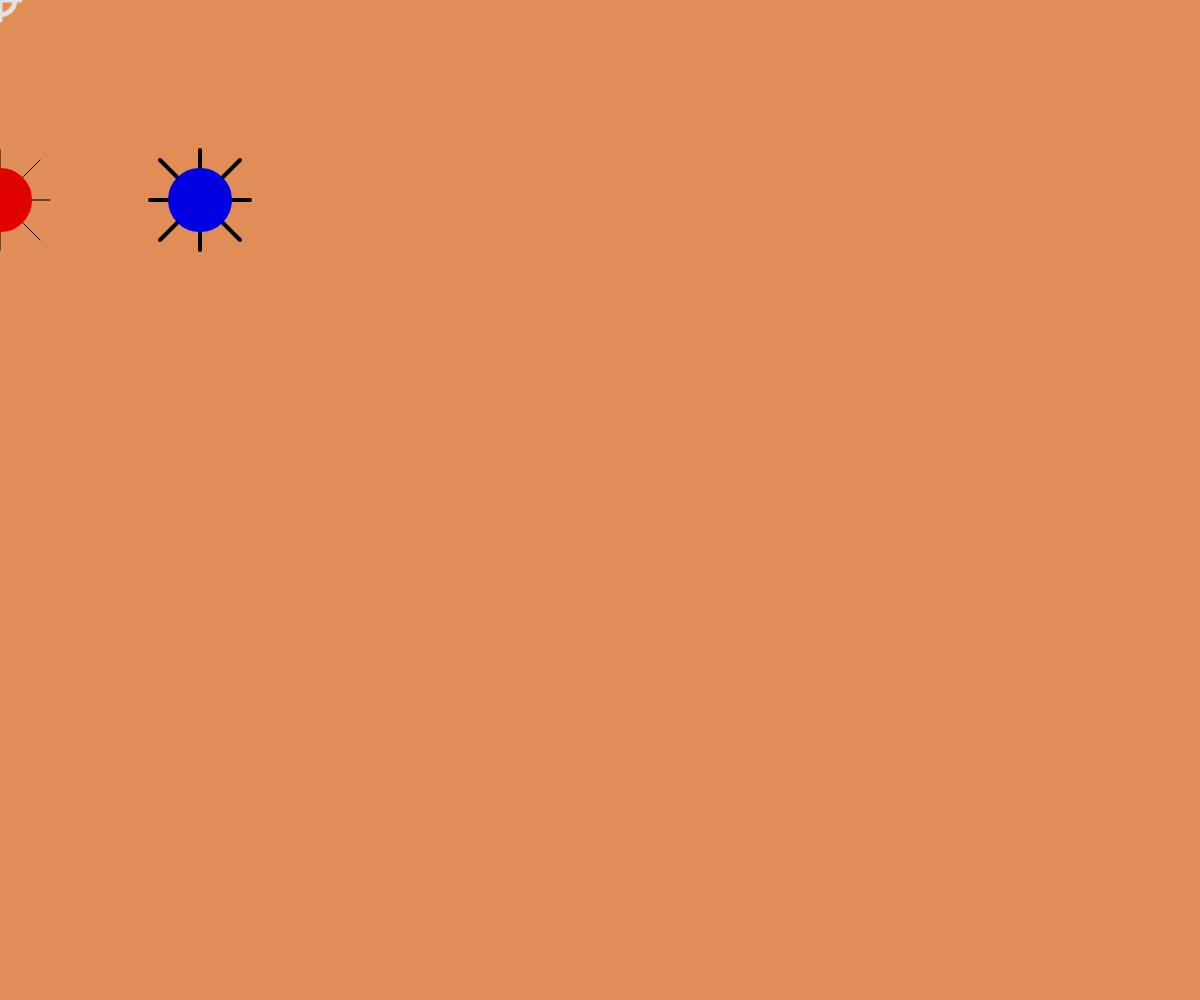
Frame 1 (no input)
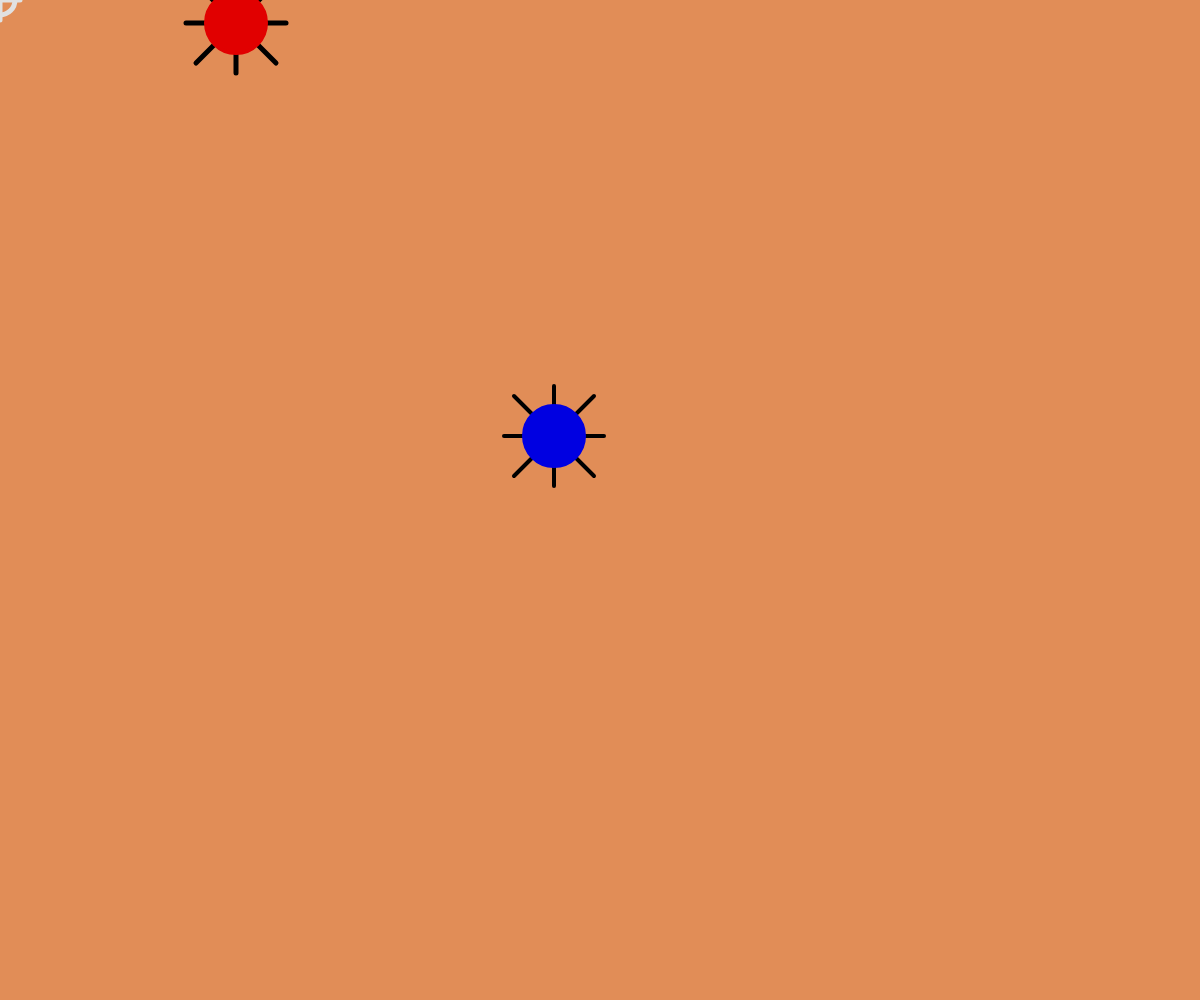
Frame 60 (no input)
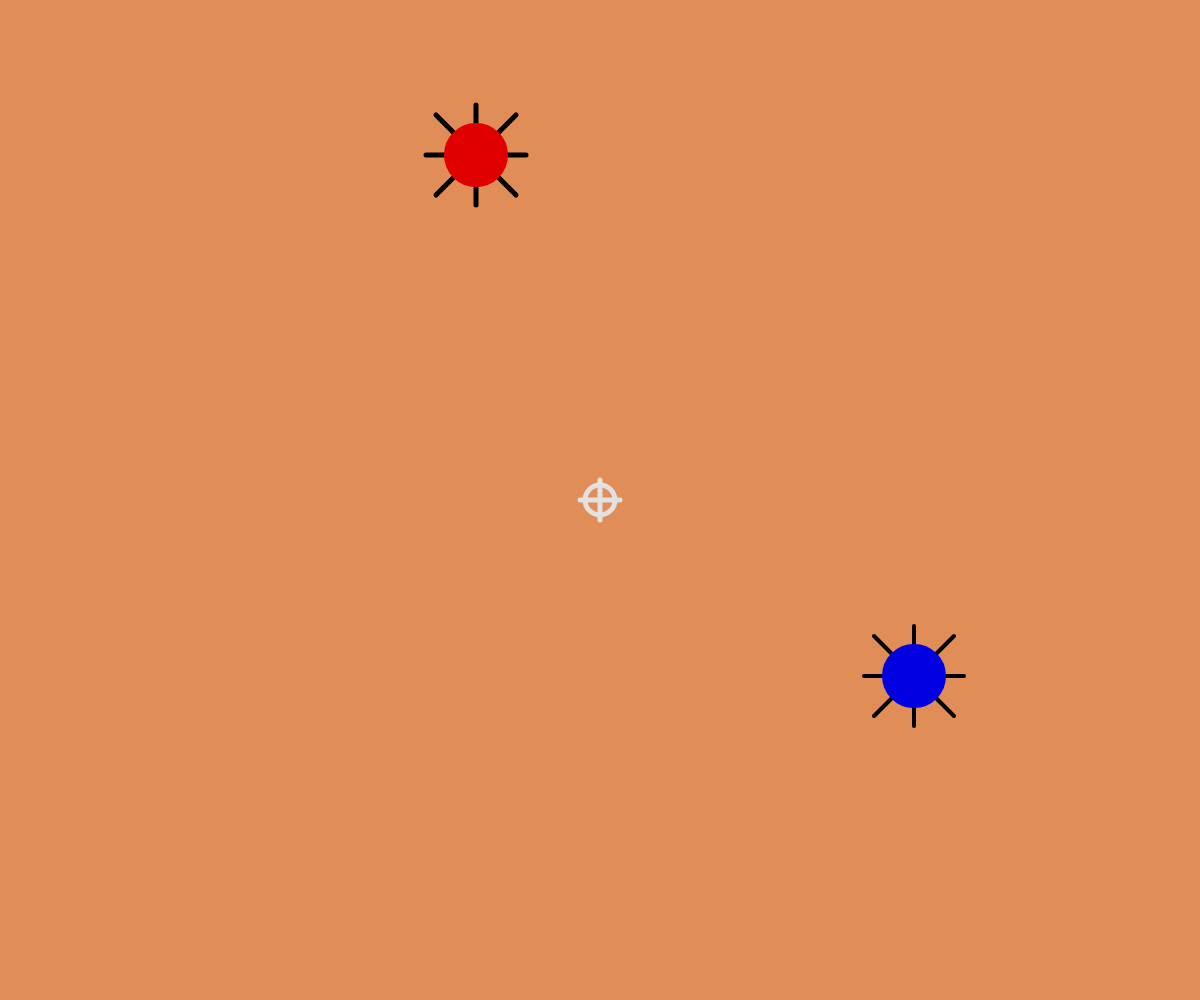
Frame 120 (the mouse pressed at the canvas centre since frame 60)

The p5.js sketch that drew these frames (run headless with seeded random() and noise() and a simulated clock; from frame 60 on, the mouse is pressed at the canvas centre):

// p5.js sketch
// ── sketch.js
var annoying = {
  x: 00,
  y: 200,
  xspeed: 4,
  yspeed: -3
}
var a = {
  x: 200,
  y: 200,
  xs: 6,
  ys: 4
}

function setup() {
  createCanvas(windowWidth, windowHeight);
}

function draw() {
  background(225, 141, 87);
  hat()
  dash()
  bonk()
  bal()
  al()
  b2()
  stroke(225)
  strokeWeight(5)
  noFill()
  noCursor()
  circle(mouseX, mouseY, 30)
  line(mouseX, mouseY, mouseX + 20, mouseY)
  line(mouseX, mouseY, mouseX - 20, mouseY)
  line(mouseX, mouseY, mouseX, mouseY + 20)
  line(mouseX, mouseY, mouseX, mouseY - 20)
}

function hat() {
  stroke(0)
  line(annoying.x, annoying.y, annoying.x + 40, annoying.y + 40)
  line(annoying.x, annoying.y, annoying.x + 40, annoying.y - 40)
  line(annoying.x, annoying.y, annoying.x - 40, annoying.y + 40)
  line(annoying.x, annoying.y, annoying.x - 40, annoying.y - 40)
  line(annoying.x, annoying.y, annoying.x, annoying.y + 50)
  line(annoying.x, annoying.y, annoying.x, annoying.y - 50)
  line(annoying.x, annoying.y, annoying.x + 50, annoying.y)
  line(annoying.x, annoying.y, annoying.x - 50, annoying.y)
  stroke(225, 0, 0)
  strokeWeight(4)
  fill(225, 0, 0)
  ellipse(annoying.x, annoying.y, 60, 60)
}

function dash() {
  annoying.x = annoying.x + annoying.xspeed;
  annoying.y = annoying.y + annoying.yspeed;
}

function bonk() {
  if (annoying.x > width || annoying.x < 0) {
    annoying.xspeed = annoying.xspeed * -1
  }
  if (annoying.y > height || annoying.y < 0) {
    annoying.yspeed = annoying.yspeed * -1
  }
}


function bal() {
  stroke(0)
  line(a.x, a.y, a.x + 40, a.y + 40)
  line(a.x, a.y, a.x + 40, a.y - 40)
  line(a.x, a.y, a.x - 40, a.y + 40)
  line(a.x, a.y, a.x - 40, a.y - 40)
  line(a.x, a.y, a.x, a.y + 50)
  line(a.x, a.y, a.x, a.y - 50)
  line(a.x, a.y, a.x + 50, a.y)
  line(a.x, a.y, a.x - 50, a.y)
  stroke(0, 0, 225)
  strokeWeight(4)
  fill(0, 0, 225)
  ellipse(a.x, a.y, 60, 60)
}
function al() {
  a.x = a.x + a.xs;
  a.y = a.y + a.ys;
}

function b2() {
  if (a.x > width || a.x < 0) {
    a.xs = a.xs * -1
  }
  if (a.y > height || a.y < 0) {
    a.ys = a.ys * -1
  }
}
